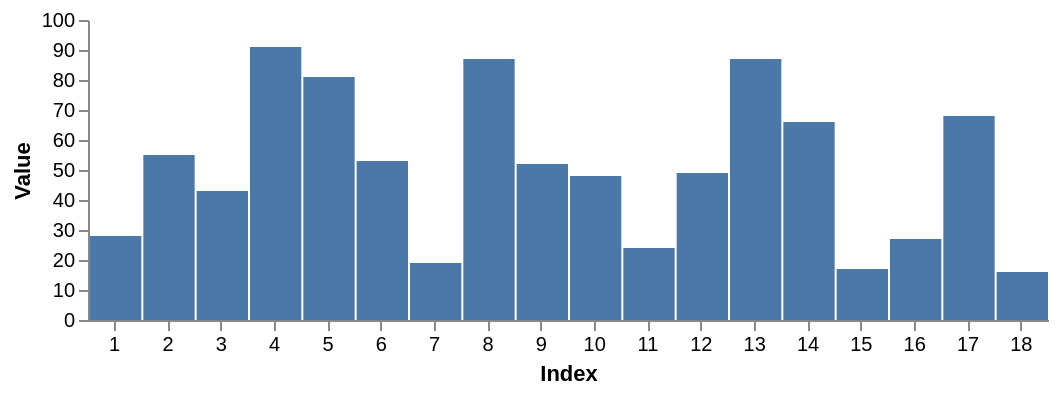

Vega-Lite specification for this chart:
### Vega specification from a JSON file in a GitHub repository (floating-point values rounded to 4 significant figures)
{"schema": {"language": "vega", "version": "3.0.0"}, "width": 480, "height": 150, "padding": 5, "data": [{"name": "table", "values": [{"index": 1, "value": 28, "position": 1, "category": "A"}, {"index": 2, "value": 55, "position": 2, "category": "A"}, {"index": 3, "value": 43, "position": 3, "category": "A"}, {"index": 4, "value": 91, "position": 4, "category": "A"}, {"index": 5, "value": 81, "position": 5, "category": "A"}, {"index": 6, "value": 53, "position": 6, "category": "A"}, {"index": 7, "value": 19, "position": 1, "category": "B"}, {"index": 8, "value": 87, "position": 2, "category": "B"}, {"index": 9, "value": 52, "position": 3, "category": "B"}, {"index": 10, "value": 48, "position": 4, "category": "B"}, {"index": 11, "value": 24, "position": 5, "category": "B"}, {"index": 12, "value": 49, "position": 6, "category": "B"}, {"index": 13, "value": 87, "position": 1, "category": "C"}, {"index": 14, "value": 66, "position": 2, "category": "C"}, {"index": 15, "value": 17, "position": 3, "category": "C"}, {"index": 16, "value": 27, "position": 4, "category": "C"}, {"index": 17, "value": 68, "position": 5, "category": "C"}, {"index": 18, "value": 16, "position": 6, "category": "C"}]}], "scales": [{"name": "scaleIndex", "type": "band", "range": "width", "domain": {"data": "table", "field": "index"}}, {"name": "scaleValue", "type": "linear", "range": "height", "domain": {"data": "table", "field": "value"}, "zero": true, "nice": true}], "axes": [{"orient": "left", "scale": "scaleValue", "title": "Value"}, {"orient": "bottom", "scale": "scaleIndex", "title": "Index"}], "marks": [{"type": "rect", "from": {"data": "table"}, "encode": {"enter": {"x": {"scale": "scaleIndex", "field": "index", "offset": 1}, "width": {"scale": "scaleIndex", "band": 1, "offset": -1}, "y": {"scale": "scaleValue", "field": "value"}, "y2": {"scale": "scaleValue", "value": 0}}}}]}
